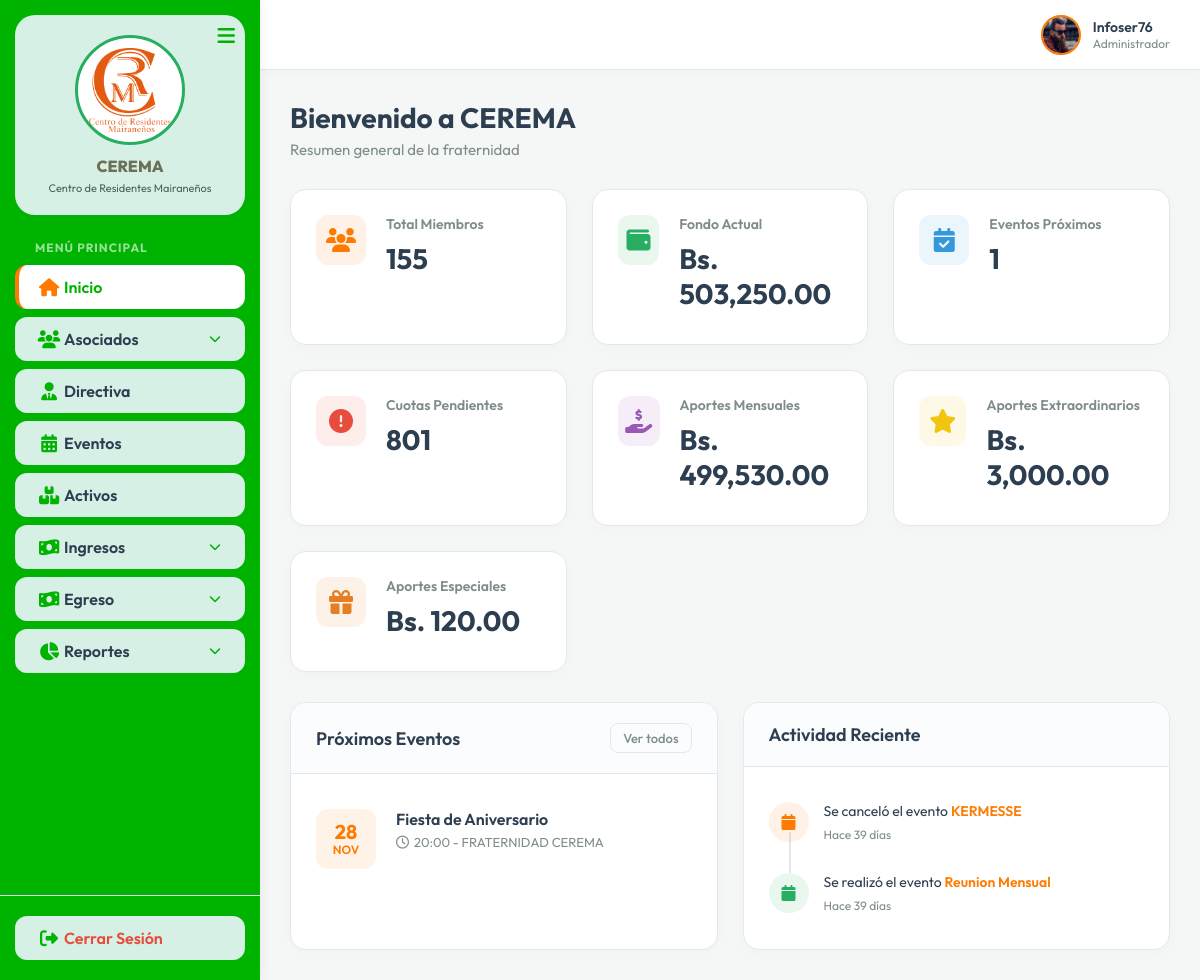
The app's page /View/dashboard.php (signed in) with its own data.
### tables this page shows
CREATE TABLE `eventos` (
  `id_evento` int(11) NOT NULL AUTO_INCREMENT,
  `id_gestion` int(11) DEFAULT NULL,
  `titulo` varchar(255) NOT NULL,
  `tipo_evento` varchar(255) NOT NULL,
  `fecha_evento` date NOT NULL,
  `hora_evento` time DEFAULT NULL,
  `lugar` varchar(255) DEFAULT NULL,
  `descripcion` text DEFAULT NULL,
  `estado` enum('Programado','Realizado','Cancelado') DEFAULT 'Programado',
  `fecha_registro` datetime DEFAULT current_timestamp(),
  PRIMARY KEY (`id_evento`),
  KEY `id_gestion` (`id_gestion`),
  CONSTRAINT `eventos_ibfk_1` FOREIGN KEY (`id_gestion`) REFERENCES `gestiones` (`id_gestion`)
);

### View/dashboard.php (the view, shortened to what this page needs)
<?php
include 'header.php';
$database = new Database();
$db = $database->getConnection();
$query_socios = "SELECT COUNT(*) as total FROM asociados";
$stmt = $db->prepare($query_socios);
$stmt->execute();
$total_miembros = $stmt->fetch(PDO::FETCH_ASSOC)['total'];
$query_aportes = "SELECT
    (SELECT COALESCE(SUM(monto), 0) FROM mensualidad WHERE estado = 'Pagado') as total_mensualidades,
    (SELECT COALESCE(SUM(monto), 0) FROM aporte_extraordinario) as total_extraordinarios,
    (SELECT COALESCE(SUM(monto), 0) FROM aportes_especiales) as total_especiales,
    (SELECT COALESCE(SUM(monto), 0) FROM otros_ingresos WHERE estado = 'Cobrado') as total_otros_ingresos";
$stmt = $db->prepare($query_aportes);
$stmt->execute();
$row_aportes = $stmt->fetch(PDO::FETCH_ASSOC);
$total_mensualidades = $row_aportes['total_mensualidades'];
$total_extraordinarios = $row_aportes['total_extraordinarios'];
$total_especiales = $row_aportes['total_especiales'];
$total_otros_ingresos = $row_aportes['total_otros_ingresos'];
$fondo_actual = $total_mensualidades + $total_extraordinarios + $total_especiales + $total_otros_ingresos;
$anio_actual = (int)date('Y');
$mes_actual_num = (int)date('n');
$meses_nombres_all = [
    1 => 'Enero', 2 => 'Febrero', 3 => 'Marzo', 4 => 'Abril',
    5 => 'Mayo', 6 => 'Junio', 7 => 'Julio', 8 => 'Agosto',
    9 => 'Septiembre', 10 => 'Octubre', 11 => 'Noviembre', 12 => 'Diciembre'
];
$query_socios_acc = "SELECT id_socio, COALESCE(acciones, 1) as num_acciones FROM asociados WHERE estado = 1";
$stmt_sa = $db->prepare($query_socios_acc);
$stmt_sa->execute();
$socios_list = $stmt_sa->fetchAll(PDO::FETCH_ASSOC);
$query_pagadas_map = "SELECT id_socio, COALESCE(numero_accion, 1) as num_acc, mes
                      FROM mensualidad
                      WHERE anio = ? AND estado = 'Pagado'";
$stmt_pm = $db->prepare($query_pagadas_map);
$stmt_pm->execute([$anio_actual]);
$pagadas_rows = $stmt_pm->fetchAll(PDO::FETCH_ASSOC);
$paid_map = [];
foreach ($pagadas_rows as $pr) {
    $s_id = $pr['id_socio'];
    $acc_num = (int)$pr['num_acc'];
    $m_name = $pr['mes'];
    $paid_map[$s_id][$acc_num][$m_name] = true;
}
$cuotas_pendientes = 0;
foreach ($socios_list as $socio) {
    $s_id = $socio['id_socio'];
    $max_acc = max(1, (int)$socio['num_acciones']);
    for ($acc = 1; $acc <= $max_acc; $acc++) {
        for ($m = 1; $m <= $mes_actual_num; $m++) {
            $mes_nombre = $meses_nombres_all[$m];
            if (!isset($paid_map[$s_id][$acc][$mes_nombre])) {
                $cuotas_pendientes++;
            }
        }
    }
}
$query_count_eventos = "SELECT COUNT(*) as total FROM eventos WHERE fecha_evento >= CURDATE() AND estado = 'Programado'";
$stmt = $db->prepare($query_count_eventos);
$stmt->execute();
$eventos_proximos = $stmt->fetch(PDO::FETCH_ASSOC)['total'];
$query_eventos = "SELECT * FROM eventos WHERE fecha_evento >= CURDATE() AND estado = 'Programado' ORDER BY fecha_evento ASC LIMIT 3";
$stmt = $db->prepare($query_eventos);
$stmt->execute();
$eventos_lista = $stmt->fetchAll(PDO::FETCH_ASSOC);
$query_recientes = "SELECT * FROM eventos WHERE estado IN ('Realizado', 'Cancelado') ORDER BY fecha_evento DESC, id_evento DESC LIMIT 3";
$stmt = $db->prepare($query_recientes);
$stmt->execute();
$eventos_recientes = $stmt->fetchAll(PDO::FETCH_ASSOC);
?>
<div class="dashboard-header">
    <h1 class="page-title">Bienvenido a CEREMA</h1>
    <p class="page-subtitle">Resumen general de la fraternidad</p>
</div>
<div class="stats-grid">
    <div class="stat-card">
        <div class="stat-icon" style="background: rgba(255, 122, 0, 0.1); color: #FF7A00;">
            <i class="fa-solid fa-users"></i>
        </div>
        <div class="stat-details">
            <h3>Total Miembros</h3>
            <p class="stat-value"><?php echo $total_miembros; ?></p>
        </div>
    </div>
    <div class="stat-card">
        <div class="stat-icon" style="background: rgba(39, 174, 96, 0.1); color: #27AE60;">
            <i class="fa-solid fa-wallet"></i>
        </div>
        <div class="stat-details">
            <h3>Fondo Actual</h3>
            <p class="stat-value">Bs. <?php echo number_format($fondo_actual, 2); ?></p>
        </div>
    </div>
    <div class="stat-card">
        <div class="stat-icon" style="background: rgba(52, 152, 219, 0.1); color: #3498db;">
            <i class="fa-solid fa-calendar-check"></i>
        </div>
        <div class="stat-details">
            <h3>Eventos Próximos</h3>
            <p class="stat-value"><?php echo $eventos_proximos; ?></p>
        </div>
    </div>
    <div class="stat-card">
        <div class="stat-icon" style="background: rgba(231, 76, 60, 0.1); color: #e74c3c;">
            <i class="fa-solid fa-circle-exclamation"></i>
        </div>
        <div class="stat-details">
            <h3>Cuotas Pendientes</h3>
            <p class="stat-value"><?php echo $cuotas_pendientes; ?></p>
        </div>
    </div>
    <div class="stat-card">
        <div class="stat-icon" style="background: rgba(155, 89, 182, 0.1); color: #9b59b6;">
            <i class="fa-solid fa-hand-holding-dollar"></i>
        </div>
        <div class="stat-details">
            <h3>Aportes Mensuales</h3>
            <p class="stat-value">Bs. <?php echo number_format($total_mensualidades, 2); ?></p>
        </div>
    </div>
    <div class="stat-card">
        <div class="stat-icon" style="background: rgba(241, 196, 15, 0.1); color: #f1c40f;">
            <i class="fa-solid fa-star"></i>
        </div>
        <div class="stat-details">
            <h3>Aportes Extraordinarios</h3>
            <p class="stat-value">Bs. <?php echo number_format($total_extraordinarios, 2); ?></p>
        </div>
    </div>
    <div class="stat-card">
        <div class="stat-icon" style="background: rgba(230, 126, 34, 0.1); color: #e67e22;">
            <i class="fa-solid fa-gift"></i>
        </div>
        <div class="stat-details">
            <h3>Aportes Especiales</h3>
            <p class="stat-value">Bs. <?php echo number_format($total_especiales, 2); ?></p>
        </div>
    </div>
</div>
<div class="dashboard-widgets">
    <div class="widget">
        <div class="widget-header">
            <h2>Próximos Eventos</h2>
            <button class="btn-sm">Ver todos</button>
        </div>
        <div class="widget-content">
            <ul class="event-list">
                <?php if (count($eventos_lista) > 0): ?>
                    <?php foreach ($eventos_lista as $ev):
                        $meses = ['Jan'=>'Ene','Feb'=>'Feb','Mar'=>'Mar','Apr'=>'Abr','May'=>'May','Jun'=>'Jun','Jul'=>'Jul','Aug'=>'Ago','Sep'=>'Sep','Oct'=>'Oct','Nov'=>'Nov','Dec'=>'Dic'];
                        $dia = date('d', strtotime($ev['fecha_evento']));
                        $mes = $meses[date('M', strtotime($ev['fecha_evento']))];
                        $hora = $ev['hora_evento'] ? date('H:i', strtotime($ev['hora_evento'])) : '--:--';
                        $lugar = $ev['lugar'] ? htmlspecialchars($ev['lugar']) : 'Lugar no especificado';
                    ?>
                    <li class="event-item">
                        <div class="event-date">
                            <span class="day"><?php echo $dia; ?></span>
                            <span class="month"><?php echo $mes; ?></span>
                        </div>
                        <div class="event-info">
                            <h4><?php echo htmlspecialchars($ev['tipo_evento']); ?></h4>
                            <p><i class="fa-regular fa-clock"></i> <?php echo $hora; ?> - <?php echo $lugar; ?></p>
                        </div>
                    </li>
                    <?php endforeach; ?>
                <?php endif; ?>
            </ul>
        </div>
    </div>
    <div class="widget">
        <div class="widget-header">
            <h2>Actividad Reciente</h2>
        </div>
        <div class="widget-content">
            <ul class="activity-list">
                <?php if (count($eventos_recientes) > 0): ?>
                    <?php foreach ($eventos_recientes as $ev_reciente):
                        $fecha_reg = new DateTime($ev_reciente['fecha_registro']);
                        $ahora = new DateTime();
                        $diferencia = $ahora->diff($fecha_reg);
                        if ($diferencia->days == 0) {
                            if ($diferencia->h == 0) {
                                $tiempo_hace = "Hace " . $diferencia->i . " minutos";
                            } else {
                                $tiempo_hace = "Hace " . $diferencia->h . " horas";
                            }
                        } elseif ($diferencia->days == 1) {
                            $tiempo_hace = "Ayer";
                        } else {
                            $tiempo_hace = "Hace " . $diferencia->days . " días";
                        }
                    ?>
                    <?php
                        $icon_class = ($ev_reciente['estado'] == 'Cancelado') ? 'event-cancelado' : 'event-realizado';
                    ?>
                    <li class="activity-item">
                        <div class="activity-icon <?php echo $icon_class; ?>"><i class="fa-solid fa-calendar"></i></div>
                        <div class="activity-info">
                            <?php if ($ev_reciente['estado'] == 'Cancelado'): ?>
                                <p>Se canceló el evento <strong><?php echo htmlspecialchars($ev_reciente['tipo_evento']); ?></strong></p>
                            <?php else: ?>
                                <p>Se realizó el evento <strong><?php echo htmlspecialchars($ev_reciente['tipo_evento']); ?></strong></p>
                            <?php endif; ?>
                            <span class="time"><?php echo $tiempo_hace; ?></span>
                        </div>
                    </li>
                    <?php endforeach; ?>
                <?php endif; ?>
            </ul>
        </div>
    </div>
</div>
<?php include 'footer.php'; ?>

### records on screen
eventos: fecha_evento "28", fecha_evento "NOV", tipo_evento "Fiesta de Aniversario", hora_evento "20:00", lugar "FRATERNIDAD CEREMA"
eventos: tipo_evento "KERMESSE", fecha_registro "Hace 39 días"
eventos: tipo_evento "Reunion Mensual", fecha_registro "Hace 39 días"

### other values on screen
$_SESSION['nombre_usuario'] "Infoser76"
$_SESSION['rol'] "Administrador"
$total_miembros "155"
$fondo_actual "503,250.00"
$eventos_proximos "1"
$cuotas_pendientes "801"
$total_mensualidades "499,530.00"
$total_extraordinarios "3,000.00"
$total_especiales "120.00"
